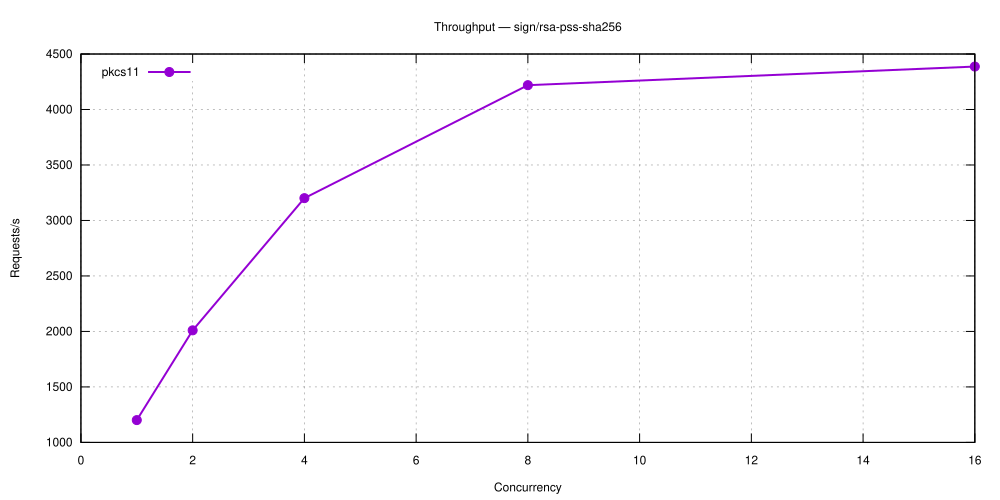

gnuplot code for this plot:
set terminal svg size 1000,500 enhanced font 'Helvetica,12'
set output 'sign_rsa-pss-sha256.svg'
set title 'Throughput — sign/rsa-pss-sha256'
set grid
set xlabel 'Concurrency'
set ylabel 'Requests/s'
set key top left
plot 'sign_rsa-pss-sha256-5.27.1-pkcs11.dat' using 1:2 with linespoints lw 2 pt 7 title 'pkcs11'
